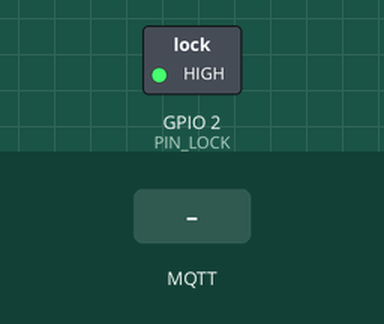
Simulated run of this sketch. Board: ESP32. Shown: switched loads named in the sketch (green lamp = pin HIGH). The test bench sets the inputs (shaded band). WiFi joins after 1.5 s; servers stay silent unless stated; no MQTT or app messages arrive unless stated; what the sketch prints to the serial monitor is not drawn.

Above: at 2.7 s.
2.8 s: MQTT message "1" arrives on the first subscribed topic
At 4.2 s:
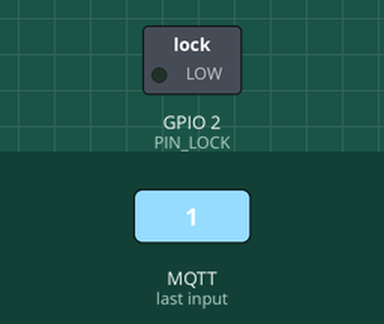
5.8 s: MQTT message "on" arrives on the first subscribed topic
7.5 s: MQTT message "off" arrives on the first subscribed topic
Timing chart, 0 to 10.5 s (numbered marks = the images above; inputs shaded):
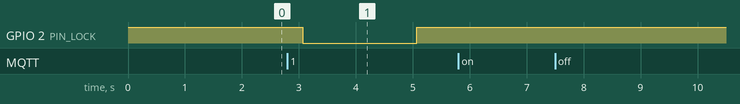

The sketch:

LockerAmericanas.ino
```cpp
#include <WiFi.h>
#include <PubSubClient.h>

#define PIN_LOCK     2

#define TOPICO         "topico_locker_americanas_1"

#define ID_MQTT  "locker_americanas_1"
const char* SSID = "NOME_DO_WIFI";
const char* PASSWORD = "SENHA_DO_WIFI";

const char* BROKER_MQTT = "mqtt.eclipse.org"; //URL do broker MQTT que se deseja utilizar
int BROKER_PORT = 1883; // Porta do Broker MQTT

WiFiClient espClient;
PubSubClient MQTT(espClient);


void initWiFi(void);
void initMQTT(void);
void mqtt_callback(char* topic, byte* payload, unsigned int length);
void reconnectMQTT(void);
void reconnectWiFi(void);
void VerificaConexoesWiFIEMQTT(void);

void initWiFi(void){
    delay(10);
    Serial.println("------Conexao WI-FI------");
    Serial.print("Conectando-se na rede: ");
    Serial.println(SSID);
    Serial.println("Aguarde");

    reconnectWiFi();
}

void initMQTT(void){
    MQTT.setServer(BROKER_MQTT, BROKER_PORT);
    MQTT.setCallback(mqtt_callback);
}

void mqtt_callback(char* topic, byte* payload, unsigned int length){
    String msg;

    for(int i = 0; i < length; i++)
    {
       char c = (char)payload[i];
       msg += c;
    }

    Serial.print("Chegou a seguinte string via MQTT: ");
    Serial.println(msg);

    if (msg.equals("1"))
    {
        digitalWrite(PIN_LOCK, LOW);
        Serial.print("Abre Locker");
        delay(2000);
        digitalWrite(PIN_LOCK, HIGH);
        Serial.print("Fecha Locker");

    }

}

void reconnectMQTT(void){
    while (!MQTT.connected())
    {
        Serial.print("* Tentando se conectar ao Broker MQTT: ");
        Serial.println(BROKER_MQTT);
        if (MQTT.connect(ID_MQTT))
        {
            Serial.println("Conectado com sucesso ao broker MQTT!");
            MQTT.subscribe(TOPICO);
        }
        else
        {
            Serial.println("Falha ao reconectar no broker.");
            Serial.println("Havera nova tentatica de conexao em 2s");
            delay(2000);
        }
    }
}


void VerificaConexoesWiFIEMQTT(void){
    if (!MQTT.connected())
        reconnectMQTT();

     reconnectWiFi();
}

void reconnectWiFi(void){
    if (WiFi.status() == WL_CONNECTED)
        return;

    WiFi.begin(SSID, PASSWORD);

    while (WiFi.status() != WL_CONNECTED)
    {
        delay(100);
        Serial.print(".");
    }

    Serial.println();
    Serial.print("Conectado com sucesso na rede ");
    Serial.print(SSID);
    Serial.println("IP obtido: ");
    Serial.println(WiFi.localIP());
}

void setup(){
    Serial.begin(115200);

    pinMode(PIN_LOCK, OUTPUT);
    digitalWrite(PIN_LOCK,HIGH);

    initWiFi();
    initMQTT();
}

void loop(){

    VerificaConexoesWiFIEMQTT();

    MQTT.loop();

    delay(500);
}
```

Measured:
- after the input at 2.8 s, GPIO 2 (PIN_LOCK): HIGH → LOW after 0.27 s, → HIGH 2.0 s later
- after the input at 5.8 s, every drawn part: stays the same
- after the input at 7.5 s, every drawn part: stays the same
